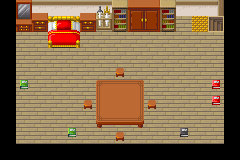

A level layout from a 2D game, rendered from its tile map. Below: a short description, then the map file with its tile-grid data intact:
An orthogonal 15x10 tile map with 16x16 px tiles, 2 tile layers (BgFloor, FgDecoration), 2 tilesets and 18 objects (EntPlayer, me.Trigger).

<map version="1.8" tiledversion="1.8.5" orientation="orthogonal" renderorder="right-down" width="15" height="10" tilewidth="16" tileheight="16" infinite="0" nextlayerid="5" nextobjectid="23">
 <tileset firstgid="1" source="tilesets/BgTileset_Interior.tsx" />
 <tileset firstgid="1993" source="tilesets/ObjTileset.tsx" />
 <layer id="1" name="BgFloor" width="15" height="10">
  <data encoding="csv">
0,369,370,370,370,370,370,370,370,370,370,370,370,371,0,
0,289,289,289,289,289,289,289,289,289,289,289,314,312,0,
0,289,289,289,289,289,289,289,289,289,289,289,289,289,0,
0,289,289,289,289,289,289,289,289,289,289,289,289,289,0,
0,289,289,289,289,289,289,289,289,289,289,289,289,289,0,
0,289,289,289,289,289,289,289,289,289,289,289,289,289,0,
0,289,289,289,289,289,289,289,289,289,289,289,289,289,0,
0,289,289,289,289,289,289,289,289,289,289,289,289,289,0,
0,289,289,289,289,289,289,289,289,289,289,289,289,289,0,
0,1998,1998,1998,1998,1998,1998,1998,1998,1998,1998,1998,1998,1998,0
</data>
 </layer>
 <layer id="2" name="FgDecoration" width="15" height="10">
  <data encoding="csv">
0,761,731,1998,1998,731,1049,716,732,733,716,0,0,0,0,
0,769,739,780,781,739,1057,724,740,741,724,0,0,0,0,
0,0,0,788,789,0,0,0,0,0,0,0,0,0,0,
0,0,0,0,0,0,0,0,0,0,0,0,0,0,0,
0,0,0,0,0,0,0,755,0,0,0,0,0,0,0,
0,959,0,0,0,0,742,743,744,0,0,0,0,953,0,
0,0,0,0,0,755,750,751,752,755,0,0,0,953,0,
0,0,0,0,0,0,758,759,760,0,0,0,0,0,0,
0,0,0,0,959,0,0,755,0,0,0,957,0,0,0,
1998,1998,1998,1998,1998,1998,1998,1998,1998,1998,1998,1998,1998,1998,0
</data>
 </layer>
 <objectgroup color="#26a269" id="4" name="Entities">
  <object id="21" name="EntPlayer" x="84" y="36" width="16" height="8" />
  <object id="22" name="me.Trigger" x="208.542" y="31.9298" width="15.0725" height="8" rotation="270">
   <properties>
    <property name="duration" type="int" value="500" />
    <property name="to" value="room11" />
   </properties>
  </object>
 </objectgroup>
 <objectgroup id="3" name="Collision">
  <object id="1" x="-0.499025" y="0" width="175.657" height="32.4366" />
  <object id="2" x="175.657" y="0.998051" width="47.4074" height="14.9708" />
  <object id="6" x="47.4074" y="31.9376" width="31.9376" height="15.4698" />
  <object id="7" x="96.3119" y="79.345" width="47.4074" height="47.9064" />
  <object id="8" x="144.218" y="95.8129" width="15.4698" height="15.9688" />
  <object id="9" x="111.782" y="63.8752" width="15.9688" height="14.9708" />
  <object id="10" x="80.3431" y="95.3138" width="15.4698" height="14.9708" />
  <object id="11" x="112.78" y="127.251" width="13.9727" height="15.4698" />
  <object id="12" x="0" y="1.49708" width="15.9688" height="157.692" />
  <object id="13" x="223.563" y="0.499025" width="15.9688" height="158.69" />
  <object id="14" x="191.127" y="143.22" width="31.9376" height="15.9688" />
  <object id="15" x="176.156" y="126.752" width="14.9708" height="16.4678" />
  <object id="16" x="208.094" y="78.846" width="15.4698" height="32.4366" />
  <object id="17" x="64.3743" y="127.75" width="15.4698" height="15.4698" />
  <object id="18" x="15.4698" y="78.846" width="15.9688" height="15.9688" />
  <object id="19" x="0.499025" y="143.22" width="239.033" height="15.9688" />
 </objectgroup>
</map>
